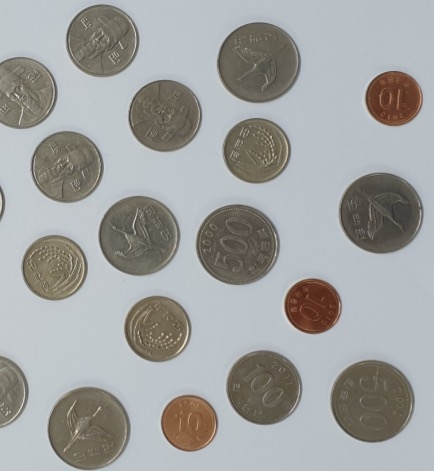
//> input picture image/coin.jpg, 434 x 472 px
$ ./연습문제18   (built with g++ and OpenCV 4)
//> lines starting //> are read from the running program, lines starting //| are printed output that depends on the picture; after the words box and inside, x2 and y2 are one past the last pixel; in counts of white or black regions, pixels touching at a corner belong together
#include <opencv2/opencv.hpp>
#include <opencv2/imgproc/types_c.h>
using namespace cv;
using namespace std;

int main() {
    Mat image = imread("../../image/coin.jpg", 1);
//> image is the input picture: 472 rows x 434 cols, CV_8UC3; mean B, G, R 159.7, 161.1, 159.9
    Mat gray, gauss_img, binary_image, morphology_image;

    CV_Assert(image.data);

    imshow("image", image);

    cvtColor(image, gray, CV_BGR2GRAY);
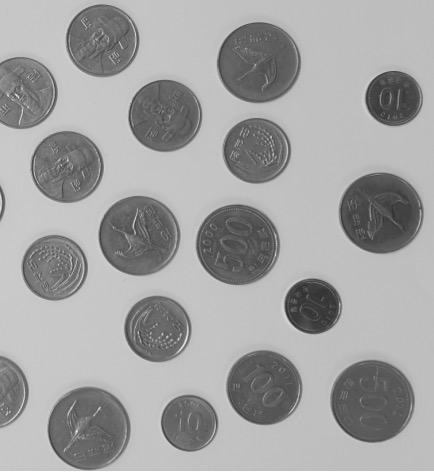
//> gray: 472 rows x 434 cols, CV_8UC1; min 43, max 255, mean 160.7
    // imshow("gray", gray);

    Size size(5, 25);
    double sigmaX = 0.3 * ((size.width - 1) * 0.5 - 1) + 0.8;
    double sigmaY = 0.3 * ((size.height - 1) * 0.5 - 1) + 0.8;

    GaussianBlur(gray, gauss_img, size, sigmaX, sigmaY);
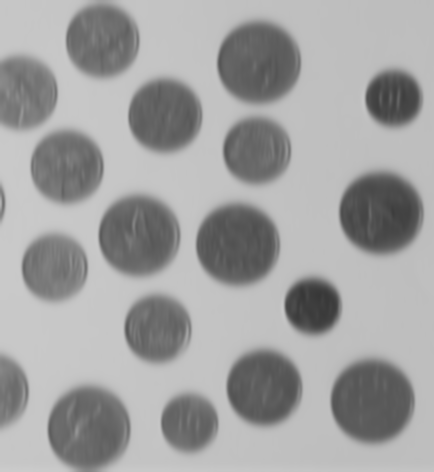
//> gauss_img: 472 rows x 434 cols, CV_8UC1; min 55, max 203, mean 160.7
    // imshow("gaussian_blur", gauss_img);

    threshold(gauss_img, binary_image, 170, 255, THRESH_BINARY_INV);
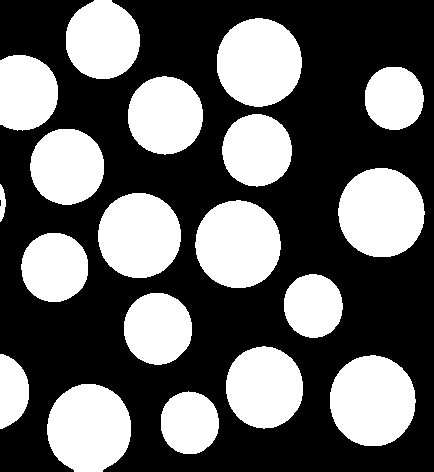
//> binary_image: 472 rows x 434 cols, CV_8UC1; 39.2% white; 19 white regions, largest, box (x1, y1, x2, y2) and area: (330, 355, 416, 446) 6158, (338, 168, 425, 257) 6098, (217, 18, 302, 107) 5947
    // imshow("binary_image", binary_image);

    Matx <uchar, 3, 3> mask;
    mask << 0, 1, 0,
            1, 1, 1,
            0, 1, 0;

    morphologyEx(binary_image, morphology_image, MORPH_CLOSE, mask);
//> mask = [[0, 1, 0], [1, 1, 1], [0, 1, 0]]

    imshow("morphology_image", morphology_image);

    waitKey();
    return 0;
}

$ run again, with image/affine_test5.jpg copied over image/coin.jpg
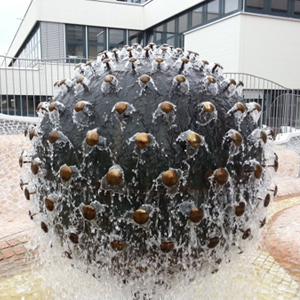
//> input picture image/affine_test5.jpg, 300 x 300 px
//> image is the input picture: 300 rows x 300 cols, CV_8UC3; mean B, G, R 141.5, 144.2, 146.8
//> `threshold(gauss_img, binary_image, 170, 255, THRESH_BINARY_INV);`:
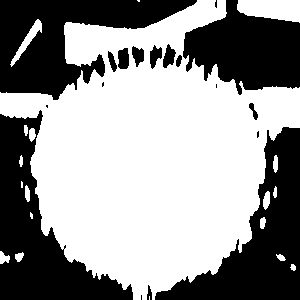
//> binary_image: 300 rows x 300 cols, CV_8UC1; 58.7% white; 18 black regions (6 under 20 px), largest, box (x1, y1, x2, y2) and area: (0, 110, 133, 300) 9933, (155, 127, 300, 300) 9726, (0, 0, 197, 100) 9282
//> `morphologyEx(binary_image, morphology_image, MORPH_CLOSE, mask);`:
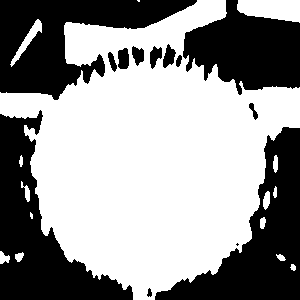
//> morphology_image: 300 rows x 300 cols, CV_8UC1; 58.9% white; 13 black regions (1 under 20 px), largest, box (x1, y1, x2, y2) and area: (0, 110, 133, 300) 9900, (155, 127, 300, 300) 9687, (0, 0, 197, 100) 9268
//> mask = [[0, 1, 0], [1, 1, 1], [0, 1, 0]]

$ run again, with image/bit_test.jpg copied over image/coin.jpg
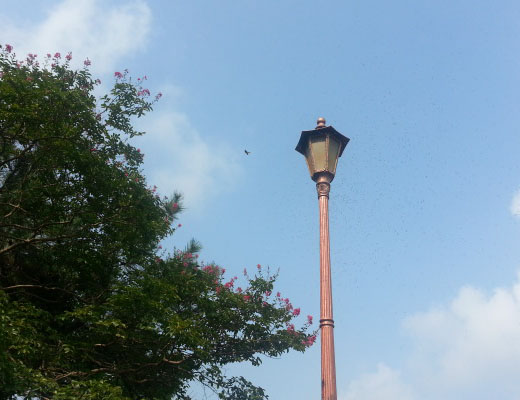
//> input picture image/bit_test.jpg, 520 x 400 px
//> image is the input picture: 400 rows x 520 cols, CV_8UC3; mean B, G, R 162.2, 145.2, 119.8
//> `threshold(gauss_img, binary_image, 170, 255, THRESH_BINARY_INV);`:
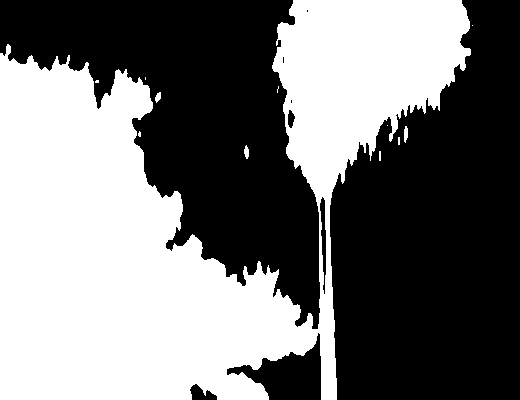
//> binary_image: 400 rows x 520 cols, CV_8UC1; 46.5% white; 12 white regions (7 under 20 px), largest, box (x1, y1, x2, y2) and area: (0, 0, 471, 400) 96497, (404, 126, 408, 143) 54, (244, 145, 249, 159) 50, (155, 92, 161, 103) 44, (379, 151, 381, 161) 20
//> `morphologyEx(binary_image, morphology_image, MORPH_CLOSE, mask);`:
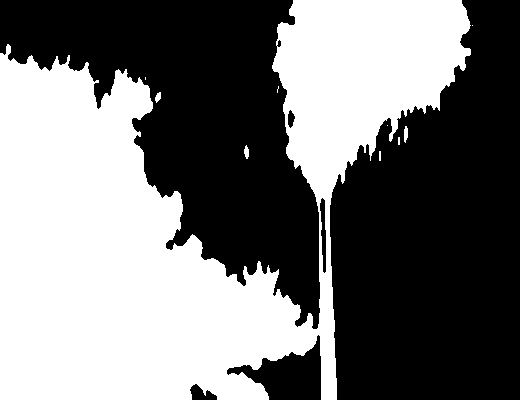
//> morphology_image: 400 rows x 520 cols, CV_8UC1; 46.6% white; 10 white regions (5 under 20 px), largest, box (x1, y1, x2, y2) and area: (0, 0, 471, 400) 96678, (404, 126, 408, 143) 54, (244, 145, 249, 159) 50, (155, 92, 161, 103) 44, (379, 151, 381, 161) 20
//> mask = [[0, 1, 0], [1, 1, 1], [0, 1, 0]]
